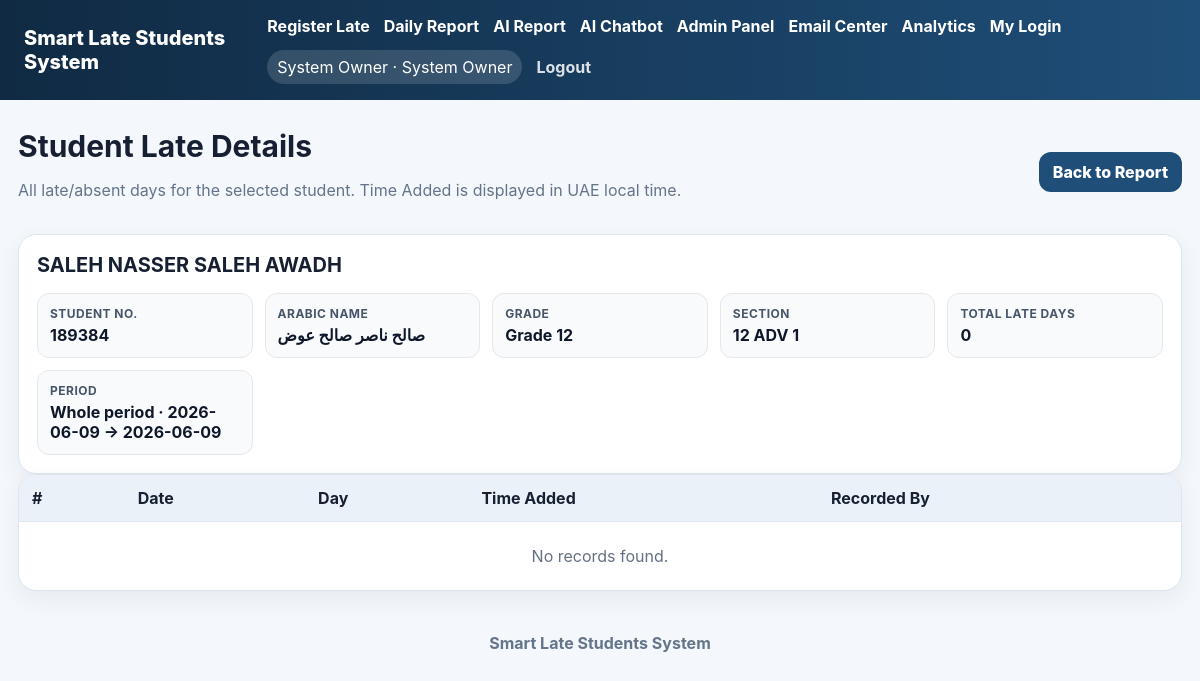
The page /student/1/late-details (signed in) on the database its author committed.
### tables this page shows
CREATE TABLE system_settings (
            key TEXT PRIMARY KEY,
            value TEXT
        );

CREATE TABLE users (
            id INTEGER PRIMARY KEY AUTOINCREMENT,
            username TEXT NOT NULL UNIQUE,
            password_hash TEXT NOT NULL,
            full_name TEXT NOT NULL,
            role TEXT NOT NULL CHECK(role IN ('system_owner','admin','user')),
            active INTEGER NOT NULL DEFAULT 1,
            created_at TEXT NOT NULL
        );

CREATE TABLE students (
            id INTEGER PRIMARY KEY AUTOINCREMENT,
            name TEXT NOT NULL,
            grade_id INTEGER NOT NULL,
            section_id INTEGER NOT NULL,
            active INTEGER NOT NULL DEFAULT 1,
            created_at TEXT NOT NULL, student_number TEXT, name_ar TEXT, name_en TEXT, source_section TEXT, source_grade TEXT,
            UNIQUE(name, grade_id, section_id),
            FOREIGN KEY(grade_id) REFERENCES grades(id) ON DELETE CASCADE,
            FOREIGN KEY(section_id) REFERENCES sections(id) ON DELETE CASCADE
        );

CREATE TABLE grades (
            id INTEGER PRIMARY KEY AUTOINCREMENT,
            name TEXT NOT NULL UNIQUE,
            sort_order INTEGER NOT NULL DEFAULT 0
        );

CREATE TABLE sections (
            id INTEGER PRIMARY KEY AUTOINCREMENT,
            grade_id INTEGER NOT NULL,
            name TEXT NOT NULL,
            UNIQUE(grade_id, name),
            FOREIGN KEY(grade_id) REFERENCES grades(id) ON DELETE CASCADE
        );

### app.py (the view)
@app.route("/student/<int:student_id>/late-details")
@login_required
def student_late_details(student_id):
    today_iso = date.today().isoformat()
    filter_key = request.args.get("filter", "all_time")
    from_arg = request.args.get("from_date")
    to_arg = request.args.get("to_date")
    from_date, to_date, label = resolve_student_detail_period(student_id, filter_key, from_arg, to_arg)
    with get_conn() as conn:
        student = conn.execute("""
            SELECT s.*, g.name AS grade_name, sec.name AS section_name
            FROM students s
            JOIN grades g ON g.id=s.grade_id
            JOIN sections sec ON sec.id=s.section_id
            WHERE s.id=?
        """, (student_id,)).fetchone()
        rows = conn.execute("""
            SELECT r.*, u.full_name AS recorder_name, u.username AS recorder_username
            FROM late_records r
            LEFT JOIN users u ON u.id=r.recorded_by
            WHERE r.student_id=? AND r.late_date BETWEEN ? AND ?
            ORDER BY r.late_date DESC, r.late_time DESC
        """, (student_id, from_date, to_date)).fetchall()
    if not student:
        flash("Student not found.", "danger")
        return redirect(url_for("report", from_date=from_date, to_date=to_date))
    records = format_student_detail_records(rows)
    return render_template("student_details.html", student=dict(student), records=records, from_date=from_date, to_date=to_date, period_label=label, total_days=len(records))

### app.py (called while the page is built)
def get_conn():
    if USE_POSTGRES:
        return PostgresConnection(DATABASE_URL)
    conn = sqlite3.connect(DB_PATH)
    conn.row_factory = sqlite3.Row
    return conn

def get_setting(key, default=""):
    with get_conn() as conn:
        row = conn.execute("SELECT value FROM system_settings WHERE key=?", (key,)).fetchone()
    return row["value"] if row and row["value"] is not None else default

def get_footer_settings():
    return {
        "owner_name": get_setting("footer_owner_name", ""),
        "owner_section": get_setting("footer_owner_section", ""),
        "extra": get_setting("footer_extra", "Smart Late Students System"),
    }

def is_admin_like(user):
    return bool(user and user["role"] in ("admin", "system_owner"))

def current_user():
    uid = session.get("user_id")
    if not uid:
        return None
    with get_conn() as conn:
        return conn.execute("SELECT * FROM users WHERE id=? AND active=1", (uid,)).fetchone()

def login_required(fn):
    @wraps(fn)
    def wrapper(*args, **kwargs):
        if not current_user():
            return redirect(url_for("login"))
        return fn(*args, **kwargs)
    return wrapper

@app.context_processor
def inject_user():
    return {"app_title": APP_TITLE, "me": current_user(), "footer_settings": get_footer_settings(), "is_admin_like": is_admin_like, "is_system_owner": is_system_owner}

def format_student_detail_records(rows):
    records = []
    for r in rows:
        item = dict(r)
        item["day_name"] = datetime.strptime(item["late_date"], "%Y-%m-%d").strftime("%A")
        item["recorded_by_name"] = item.get("recorder_name") or "Unknown"
        item["recorded_by_username"] = item.get("recorder_username") or "-"
        records.append(item)
    return records

### templates/student_details.html
{% extends 'base.html' %}
{% block content %}
<div class="page-head">
  <div>
    <h1>Student Late Details</h1>
    <p class="muted">All late/absent days for the selected student. Time Added is displayed in UAE local time.</p>
  </div>
  <a class="button" href="{{ url_for('report', from_date=from_date, to_date=to_date) }}">Back to Report</a>
</div>
<section class="panel">
  <h2>{{ student.name_en or student.name }}</h2>
  <div class="details-grid">
    <div><strong>Student No.</strong><span>{{ student.student_number or '-' }}</span></div>
    <div><strong>Arabic Name</strong><span>{{ student.name_ar or '-' }}</span></div>
    <div><strong>Grade</strong><span>{{ student.grade_name }}</span></div>
    <div><strong>Section</strong><span>{{ student.section_name }}</span></div>
    <div><strong>Total Late Days</strong><span>{{ total_days }}</span></div>
    <div><strong>Period</strong><span>{{ period_label }} · {{ from_date }} → {{ to_date }}</span></div>
  </div>
</section>
<table class="table">
  <thead><tr><th>#</th><th>Date</th><th>Day</th><th>Time Added</th><th>Recorded By</th></tr></thead>
  <tbody>
  {% for r in records %}
    <tr><td>{{ loop.index }}</td><td>{{ r.late_date }}</td><td>{{ r.day_name }}</td><td>{{ r.late_time }}</td><td>{{ r.recorded_by_name or 'Unknown' }} ({{ r.recorded_by_username or '-' }})</td></tr>
  {% else %}
    <tr><td colspan="5" class="empty">No records found.</td></tr>
  {% endfor %}
  </tbody>
</table>
{% endblock %}

### templates/base.html (shortened to what this page needs)
<!doctype html>
<html lang="en" dir="ltr">
<head>
  <link rel="stylesheet" href="{{ url_for('static', filename='style.css') }}">
</head>
<body>
  <nav class="topbar">
    <div class="brand">{{ app_title }}</div>
    {% if me %}
    <div class="navlinks">
      <a href="{{ url_for('dashboard') }}">Register Late</a>
      <a href="{{ url_for('report') }}">Daily Report</a>
      <a href="{{ url_for('ai_report') }}">AI Report</a>
      <a href="{{ url_for('chatbot') }}">AI Chatbot</a>
      {% if is_admin_like(me) %}
        <a href="{{ url_for('admin_home') }}">Admin Panel</a>
        <a href="{{ url_for('admin_email') }}">Email Center</a>
        <a href="{{ url_for('admin_analytics') }}">Analytics</a>
      {% endif %}
      <a href="{{ url_for('account_settings') }}">My Login</a>
      <span class="userpill">{{ me.full_name }} · {{ me.role|replace('_',' ')|title }}</span>
      <a class="logout" href="{{ url_for('logout') }}">Logout</a>
    </div>
    {% endif %}
  </nav>
  <main class="container">
    {% block content %}{% endblock %}
  </main>
  <footer class="site-footer">
    <div>{{ footer_settings.extra or 'Smart Late Students System' }}</div>
  </footer>
</body>
</html>

### static/style.css (style rules this page uses)
:root { --bg:#f4f7fb;--card:#fff;--ink:#172033;--muted:#667085;--blue:#1f4e78;--green:#12805c;--red:#c0392b;--yellow:#fff2cc;--danger:#ffe4e1;--line:#dde5ef }
* { box-sizing:border-box }
body { margin:0;background:var(--bg);font-family:Inter,Arial,sans-serif;color:var(--ink) }
.topbar { background:linear-gradient(90deg,#102a43,#1f4e78);color:#fff;padding:16px 24px;display:flex;justify-content:space-between;align-items:center;gap:18px }
.brand { font-size:20px;font-weight:800 }
.navlinks { display:flex;gap:14px;align-items:center;flex-wrap:wrap }
.navlinks a { color:#fff;text-decoration:none;font-weight:700 }
.logout { opacity:.85 }
.userpill { background:rgba(255,255,255,.14);padding:7px 10px;border-radius:999px }
.container { max-width:1200px;margin:28px auto;padding:0 18px }
.login-card,.panel,.table { background:var(--card);border:1px solid var(--line);border-radius:18px;box-shadow:0 8px 24px rgba(16,42,67,.06) }
.page-head { display:flex;justify-content:space-between;gap:20px;align-items:center;margin-bottom:18px }
h1 { margin:0 0 6px;font-size:30px }
h2 { margin:0 0 16px;font-size:20px }
.muted { color:var(--muted) }
button,.button { border:0;border-radius:12px;padding:10px 14px;font-weight:800;cursor:pointer;text-decoration:none;display:inline-block }
.primary,.button { background:var(--blue);color:#fff }
.table { width:100%;border-collapse:separate;border-spacing:0;overflow:hidden }
.table th { background:#eaf1f8;text-align:left;padding:13px }
.table td { padding:12px;border-top:1px solid var(--line) }
.panel { padding:18px }
.empty { text-align:center;color:var(--muted);padding:24px!important }
a, button, .primary, .danger { transition: all 0.18s ease-in-out; }
.panel, .card, .export-card { transition: all 0.2s ease-in-out; }
.muted { color: #64748b; }
.details-grid { display:grid;grid-template-columns:repeat(auto-fit,minmax(180px,1fr));gap:12px;margin-top:12px }
.details-grid div { background:#f8fafc;border:1px solid #e5e7eb;border-radius:12px;padding:12px }
.details-grid strong { display:block;color:#475569;font-size:12px;margin-bottom:4px;text-transform:uppercase;letter-spacing:.04em }
.details-grid span { font-weight:700;color:#0f172a }
.site-footer { max-width:1200px;margin:20px auto 30px;padding:14px 18px;text-align:center;color:#64748b;font-weight:700 }

### rows shown on the page
system_settings: value "Smart Late Students System"
users: full_name "System Owner", role "System Owner"
students: name_en "SALEH NASSER SALEH AWADH", student_number "189384", name_ar "صالح ناصر صالح عوض"
grades: grade_name "Grade 12"
sections: section_name "12 ADV 1"

### other values the page prints
{{ total_days }} "0"
{{ period_label }} "Whole period"
{{ from_date }} "2026-06-09"
{{ to_date }} "2026-06-09"
